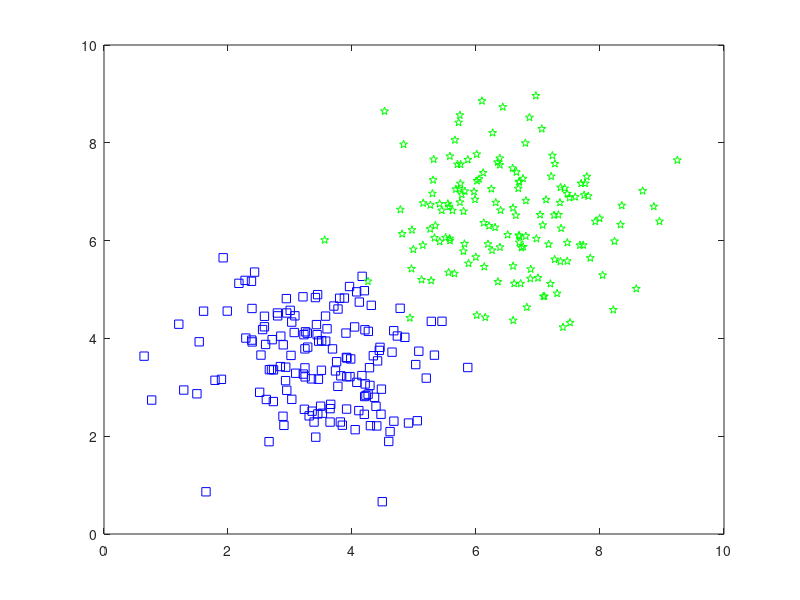

Source code (MATLAB): (Note: this script raises an error after producing the figure.)
% LOGISTIC REGRESSION for a two-class classification problem
% This script uses the BCE loss function and gradient descent.

close all
clear
clc


%% Generate a two-class classification problem in two input dimensions
%  (the fitting code works for higher dimensions, but the used plots work
%   only in 2D)

P = 300; % number of patterns (specify an even number, please)
distance_from_origin = 1.50;
offset = 5;
Xtrain = [ randn(P/2,2) + [-distance_from_origin,-distance_from_origin]; ...
           randn(P/2,2) + [distance_from_origin, +distance_from_origin] ];

Xtrain = Xtrain + offset;

ytrain = [ 0*ones(P/2,1); ...
           1*ones(P/2,1)];

figure('units','normalized','position',[.03,.1,0.45,.7])
plot(Xtrain(1:P/2,1),Xtrain(1:P/2,2),'sb')
set(gca,'nextplot','add');
plot(Xtrain(P/2+1:end,1),Xtrain(P/2+1:end,2),'pg')

xlim = get(gca,'XLim');
ylim = get(gca,'YLim');

XtrainExt = [ones(P,1), Xtrain];

%% Logistic Regression

% % release 1.0: uses Matlab mnrfit
% ext_w = mnrfit(Xtrain,ytrain+1)

% % relase 2.0: uses fit_logistic_using_BCE
eta = 0.1;
iter = 2000;
[ext_w, BCE_loss] = log_regr_assuming_BCE_and_using_GD(XtrainExt,ytrain,eta,iter);

%% Plot the decision boundary
syms x1 x2
fnn = 1./(1+exp(-(ext_w(1)+ext_w(2)*x1+ext_w(3)*x2))) -0.5;
h = fimplicit(fnn, [xlim, ylim]);
legend('Class A (y = 0)', 'Class B (y = 1)','Decision boundary')

figure('units','normalized','position',[0.5,.1,0.47,.7])
plot(1:iter, BCE_loss);
title('BCE_loss along the iterations','Interpreter','none')

fprintf('Fitted coefficients: \n')
disp(ext_w)

np = 50; % number_of_point_in_each_dimension, for 3D plotting purposes
[x1grid,x2grid] = meshgrid(linspace(xlim(1),xlim(2),np), linspace(ylim(1),ylim(2),np));
zgrid = 1./(1+exp(-(ext_w(1)+ext_w(2)*x1grid + ext_w(3)*x2grid)));
figure
surf(x1grid,x2grid,zgrid)

%% TODO: create a test set, then test the model on it
